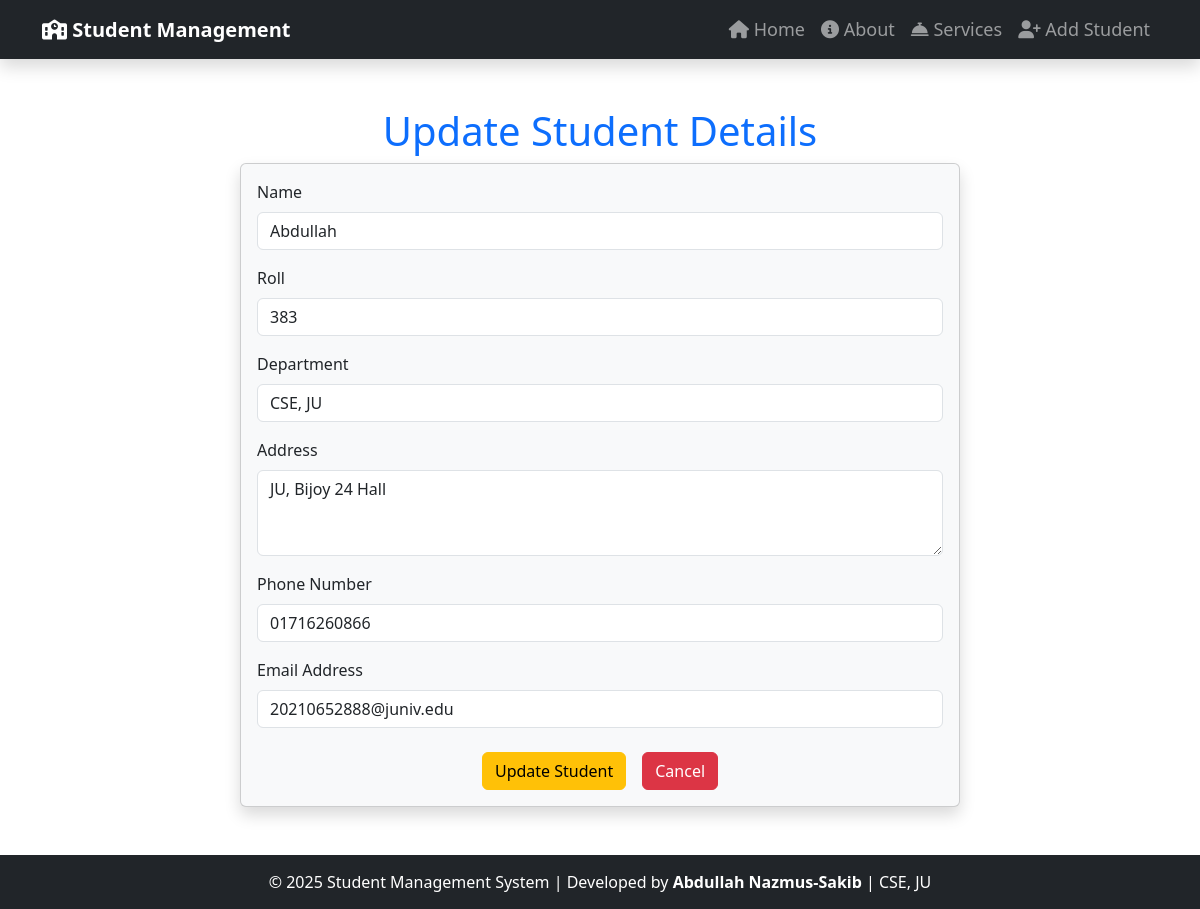
Page /edit/1/ on the committed database.
### std_app/models.py (models this page shows, shortened)
class Student(models.Model):
    name = models.CharField(max_length=30)
    roll = models.CharField(max_length=5)
    dept = models.CharField(max_length=30)
    address = models.CharField(max_length=300)
    phone = models.CharField(max_length=15)
    email = models.EmailField(max_length=30)

### std_app/views.py (the view, shortened to what this page needs)
# urls.py: path("edit/<int:id>/",views.EditStd,name='edit'),
def EditStd(request, id):
    user = get_object_or_404(Student, id=id)
    return render(request, "std_app/update.html", {"user": user})

### templates/std_app/update.html (shortened to what this page needs)
{% extends "std_app/base.html" %}
{% block content %}
<div class="container">
    <h1 class="text-center text-primary">Update Student Details</h1>
    <div class="row">
        <div class="col-md-8 offset-md-2">
            <div class="card bg-light shadow">
                <div class="card-body">
                    <form method="POST">{% csrf_token %}
                        <div class="mb-3">
                            <label for="name" class="form-label">Name</label>
                            <input type="text" class="form-control" id="name" name="name" value="{{ user.name }}" required>
                        </div>
                        <div class="mb-3">
                            <label for="roll" class="form-label">Roll</label>
                            <input type="text" class="form-control" id="roll" name="roll" value="{{ user.roll }}" required>
                        </div>
                        <div class="mb-3">
                            <label for="dept" class="form-label">Department</label>
                            <input type="text" class="form-control" id="dept" name="dept" value="{{ user.dept }}" required>
                        </div>
                        <div class="mb-3">
                            <label for="address" class="form-label">Address</label>
                            <textarea class="form-control" id="address" name="address" rows="3" required>{{ user.address }}</textarea>
                        </div>
                        <div class="mb-3">
                            <label for="phone" class="form-label">Phone Number</label>
                            <input type="text" class="form-control" id="phone" name="phone" value="{{ user.phone }}" required>
                        </div>
                        <div class="mb-3">
                            <label for="email" class="form-label">Email Address</label>
                            <input type="email" class="form-control" id="email" name="email" value="{{ user.email }}" required>
                        </div>
                        <div class="d-flex justify-content-center mt-4">
                            <button type="submit" class="btn btn-warning me-3">Update Student</button>
                            <a href="{% url 'home' %}" class="btn btn-danger">Cancel</a>
                        </div>
                    </form>
                </div>
            </div>
        </div>
    </div>
</div>
{% endblock content %}

### templates/std_app/base.html (style rules this page uses)
body { display: flex; flex-direction: column; min-height: 100vh; }
.container { flex: 1; }

### rows in the picture
Student: name "Abdullah", roll "383", dept "CSE, JU", address "JU, Bijoy 24 Hall", phone "01716260866", email "20210652888@juniv.edu"
